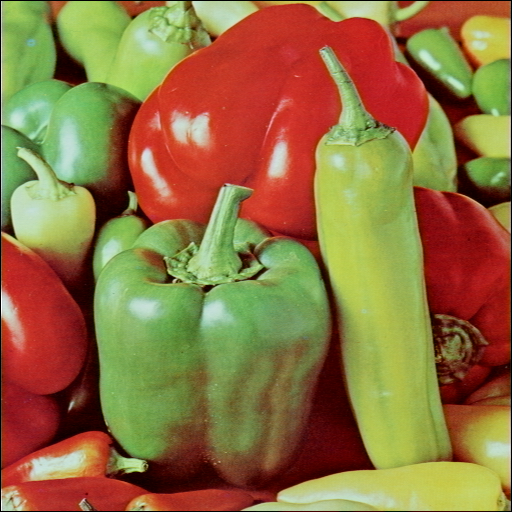
//> input picture Images/pepper.bmp, 512 x 512 px
$ ./hue_histo   (built with g++ and OpenCV 4)
//> lines starting //> are read from the running program, lines starting //| are printed output that depends on the picture; after the words box and inside, x2 and y2 are one past the last pixel; in counts of white or black regions, pixels touching at a corner belong together
#include <opencv2/opencv.hpp>
using namespace std;
using namespace cv;

void calc_Histo(const Mat& image, Mat& hist, int bins, int range_max = 256)
{
	int histSize[] = {bins};
	float range[] = {0, (float)range_max};
	int channels[] = {0};
	const float *ranges[] = {range};

	calcHist(&image, 1, channels, Mat(), hist, 1, histSize, ranges);
}

Mat make_palatte(int rows)
{
	Mat hsv(rows, 1, CV_8UC3);
	for(int i = 0; i < rows; i++)
	{
		uchar hue = saturate_cast<uchar>((float)i/rows*180);
		hsv.at<Vec3b>(i) = Vec3b(hue, 255, 255);
	}
	cvtColor(hsv, hsv, COLOR_HSV2BGR);
	return hsv;
}

void draw_histo_hue(Mat hist, Mat &hist_img, Size size = Size(256, 200))
{
	Mat hsv_palatte = make_palatte(hist.rows);

	hist_img = Mat(size, CV_8UC3, Scalar(255, 255, 255));
	float bin = (float)hist_img.cols / hist.rows;
	normalize(hist, hist, 0, hist_img.rows, NORM_MINMAX);

	for(int i = 0; i < hist.rows; i++)
	{
		float start_x = (i * bin);
		float end_x = (i + 1) * bin;
		Point2f pt1(start_x, 0);
		Point2f pt2(end_x, hist.at<float>(i));

		Scalar color = hsv_palatte.at<Vec3b>(i);
		if(pt2.y > 0)
			rectangle(hist_img, pt1, pt2, color, -1);
	}
	flip(hist_img, hist_img, 0);
}

int main()
{
	Mat image = imread("../Images/pepper.bmp", 1);
//> image is the input picture: 512 rows x 512 cols, CV_8UC3; mean B, G, R 64.1, 112.8, 144.1
	CV_Assert(!image.empty());

	Mat HSV_img, HSV_arr[3];
	cvtColor(image, HSV_img, COLOR_BGR2HSV);
//> HSV_img: 512 rows x 512 cols, CV_8UC3; mean H, S, V 32.9, 160.7, 159.5
	split(HSV_img, HSV_arr);
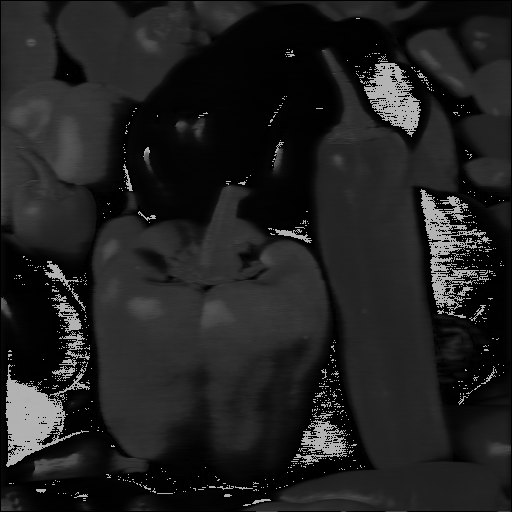
//> HSV_arr[0]: 512 rows x 512 cols, CV_8UC1; min 0, max 179, mean 32.9
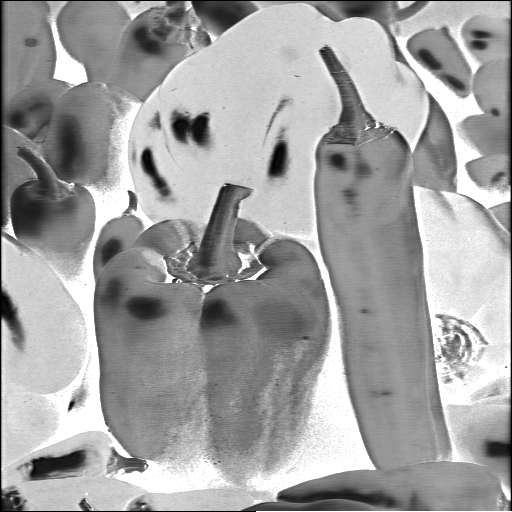
//> HSV_arr[1]: 512 rows x 512 cols, CV_8UC1; min 0, max 255, mean 160.7
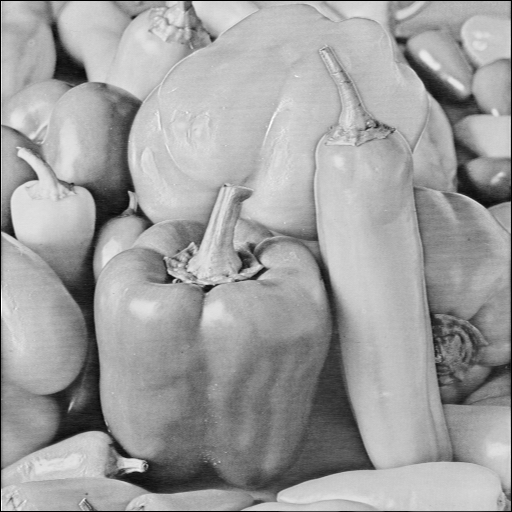
//> HSV_arr[2]: 512 rows x 512 cols, CV_8UC1; min 0, max 255, mean 159.5

	Mat hue_hist, hue_hist_img;
	calc_Histo(HSV_arr[0], hue_hist, 18, 180);
//> in calc_Histo, `calcHist(&image, 1, channels, Mat(), hist, 1, histSize, ranges);`: hist = 18 values, max 91218 at index 0, min 0 at index 13, mean 14563.6
//> hue_hist has the same summary as hist in calc_Histo
	draw_histo_hue(hue_hist, hue_hist_img, Size(360, 200));
//> in draw_histo_hue, `hist_img = Mat(size, CV_8UC3, Scalar(255, 255, 255));`: hist_img: 200 rows x 360 cols, CV_8UC3; every value is 255
//> in draw_histo_hue, `normalize(hist, hist, 0, hist_img.rows, NORM_MINMAX);`: hist = 18 values, max 200 at index 0, min 0 at index 13, mean 31.93
//> the loop in draw_histo_hue, `for(int i = 0; i < hist.rows; i++)` made 18 passes
//> pt2 on passes 1 to 12: Point(20, 200), Point(40, 35.42), Point(60, 32.32), Point(80, 110.7), Point(100, 112.7), Point(120, 41.06), Point(140, 7.84), Point(160, 5.18), Point(180, 0.831), Point(200, 0.112), Point(220, 0.0351), Point(240, 0.00219)
//> after the loop in draw_histo_hue, `for(int i = 0; i < hist.rows; i++)`:
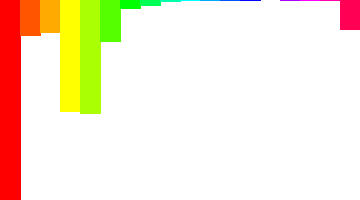
//> hist_img: 200 rows x 360 cols, CV_8UC3; mean B, G, R 213.6, 235.3, 248.6
//> in draw_histo_hue, `flip(hist_img, hist_img, 0);`:
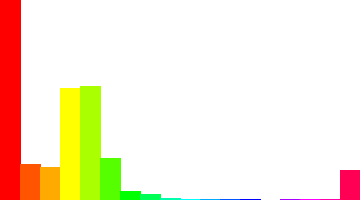
//> hist_img: 200 rows x 360 cols, CV_8UC3; 19.08% of pixels changed, all inside (x1, y1, x2, y2) = (20, 0, 360, 200)
//> hue_hist has the same summary as hist in draw_histo_hue

	imshow("image", image);
	imshow("hue_hist_img", hue_hist_img);
	waitKey();
	return 0;
}
